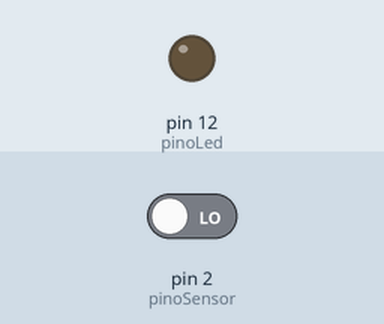
Simulated run of this sketch. Board: Arduino Uno, built with avr-gcc and run on an emulated ATmega328P. Parts: output pins drawn as LEDs (lit = HIGH). Inputs (shaded band) come from the test bench; at power-on: pin 2 (pinoSensor) LOW.

Above: at 1.2 s.
1.3 s: pin 2 (pinoSensor) driven HIGH
At 1.7 s:
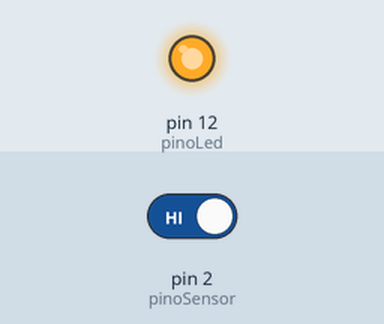
2.9 s: pin 2 (pinoSensor) driven LOW
At 4.2 s:
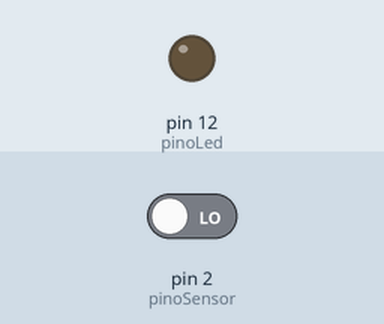
Timing chart, 0 to 5.9 s (numbered marks = the images above; inputs shaded):
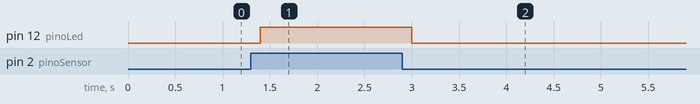

Measured:
- after the input at 1.3 s, pin 12 (pinoLed): LOW → HIGH after 0.10 s
- after the input at 2.9 s, pin 12 (pinoLed): HIGH → LOW after 0.10 s

The sketch:

detector_de_movimento_PIR_.ino
```cpp
const int pinoSensor = 2;
const int pinoLed = 12;

void setup(){
  pinMode(pinoSensor,INPUT);
  pinMode(pinoLed,OUTPUT);
}

void loop(){
  if(digitalRead(pinoSensor)== HIGH){
    digitalWrite(pinoLed,HIGH);
  }
  else{
    digitalWrite(pinoLed,LOW);
  }
  delay(200);
}
```
